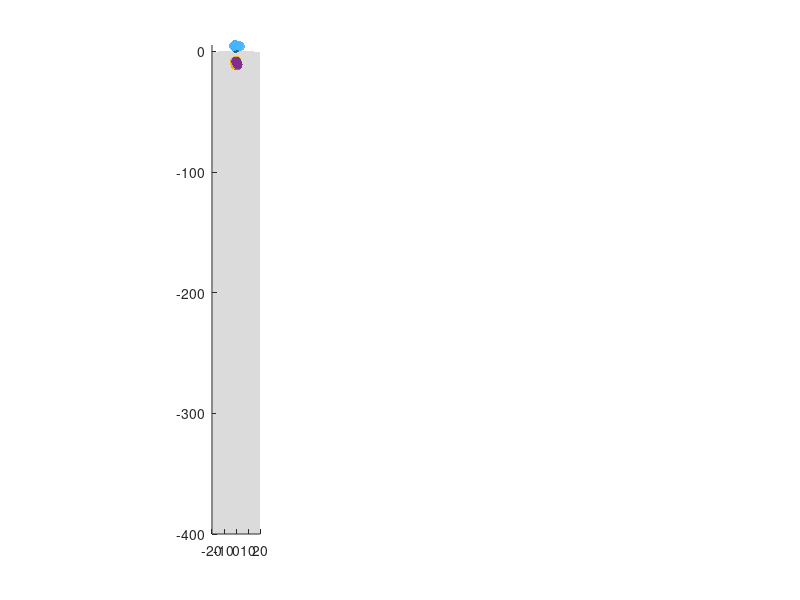

This figure's MATLAB source: (Note: this script raises an error after producing the figure.)
clc;
clear;
% % dataXfovX = [pd_perp.mu, pd_perp.std, pd_par.mu, pd_par.std];
%% record data in here (archive on 03202024)
% % dataXfovX = [pd_perp_mu, pd_perp_std, pd_par_mu, pd_par_std];
% % poly-rA
% data2fov1 = [-9.88915, 60.0922, 0.472261, 71.2736]; % 21805 filtered locs -> 14780 displacement
% data2fov2 = [-7.96487, 60.3473, 0.346238, 69.7554]; % 10938 filtered locs -> 7498 displacement
% data2fov3 = [-9.45419, 61.1244, -0.064221, 70.6412]; % 10938 filtered locs -> 7498 displacement
% data2fov4 = [-8.80277, 60.0802 , -0.957763, 67.0644]; % 8833 filtered locs -> 5802 displacement
% data2fov5 = [-5.5243, 58.2734 , 0.2114, 67.2948]; % 23923 filtered locs -> 14249 displacement
% data2fov6 = [-6.5121, 58.6493 , -0.3906, 67.9123]; % 8833 filtered locs -> 5802 displacement
% 
% % poly-A/C - dense/dilute interface
% data8fov1_dilute = [-8.01757, 56.6587, 0.105483, 69.2333]; % 28134 filtered locs -> 17533 select locs  -> 11713 displacement
% data8fov2_dilute = [-8.39647, 55.2783, -0.215987, 68.8026]; % 42977 filtered locs -> 27476 select locs  -> 18613 displacement
% data8fov3_dilute = [-5.5103,  57.6529, 0.5742, 70.2485]; %  37917 filtered locs -> 21192 select locs  ->  13093 displacement
% data8fov4_dilute = [-5.7822,  56.4833, -0.7856, 67.4243]; % 19462 filtered locs -> 8835 select locs  -> 5156 displacement
% data8fov5_dilute = [-6.0164, 58.2513, -1.7599, 70.9407]; % 30205 filtered locs -> 13209 select locs  -> 8056 displacement
% data8fov6_dilute = [-9.8760, 55.8450, -0.2056, 69.1344]; % 31400 filtered locs -> 23461 select locs  -> 15560 displacement
% 
% % poly-A/C - dense/dense interface
% data8fov1_dense = [-8.61048, 56.8856, 2.40248, 65.6279]; % 28649 filtered locs -> 6690 select locs  -> 4337 displacement
% data8fov2_dense = [-8.14283, 55.5028, 0.948663, 68.0059]; % 21805 filtered locs -> 11132 select locs  -> 7552 displacement
% data8fov3_dense = [-6.2118, 56.5870, -0.3629, 67.1111]; % 37917 filtered locs -> 11345 select locs  -> 7143 displacement
% data8fov4_dense = [-5.5064, 57.9408, -1.0704, 67.7246]; % 19462 filtered locs -> 6551 select locs  -> 4057 displacement
% data8fov5_dense = [-6.1125, 58.0106, -0.6116, 69.1531]; % 30205 filtered locs -> 10652 select locs  -> 6669 displacement
% data8fov6_dense = [-9.7054, 54.2694, -0.5028, 64.3974]; % 31400 filtered locs -> 4262 select locs  -> 2766 displacement
% 

%% archives 20240401
% data_pA = [...
%     -10.4457185491371	59.9174518845295	0.491585183076329	71.4104894832901;... %data2 fov1
%     -8.66586499482549	60.0707976504147	0.379980394023473	69.7853514385214;... %data2 fov3
%     -10.1480887570246	60.7208268934696	0.138714505044242	70.8708720859766;... %data2 fov3
%     -9.08542830805685	59.8476228470827	-0.651203335940006	67.3755523814805;... %data2 fov4
%     -5.92457098862328	58.2801637936987	0.297309053716991	67.3352266755272;... %data2 fov5
%     -7.46805544320773	58.4858737383737	-0.387275736418306	68.2084344092763];   %data2 fov6
% data_pAC_dilute = [...
%     -8.58806929633013	56.6744669048224	0.223798258927945	69.7519527865479;... %data8 fov1 dil-dense
%     -8.59484173958744	55.1721386268426	-0.323063108528591	69.4353471723666;... %data8 fov2 dil-dense
%     -7.16834471083744	57.5603290284730	0.0598445975148858	71.4453030432343;... %data8 fov3 dil-dense
%     -7.30830739760044	56.3152576754586	-0.965319326324268	67.9770944314955;... %data8 fov4 dil-dense
%     -7.80623139941412	58.2080109081075	-1.72503615565139	72.2352209353512;... %data8 fov5 dil-dense
%     -9.96142877434737	55.8141503818743	-0.744919870173135	69.4163545203878];   %data8 fov6 dil-dense
% data_pAC_dense = [...
%     -8.39865510121827	57.4383385786471	0.932205765338908	66.5052299232206;... %data8 fov1 dense-dense
%     -8.36086784035328	55.2306953490672	0.993603258762359	69.2404833161449;... %data8 fov2 dense-dense
%     -7.58167812108896	55.9430755206063	0.100040663390059	68.8549303909478;... %data8 fov3 dense-dense
%     -7.02903012637729	57.7724999922259	0.405737379674338	68.6930629519161;... %data8 fov4 dense-dense
%     -7.34547109264620	57.8978189971687	0.152586626430636	70.3319599811618;... %data8 fov5 dense-dense
%     -9.32548329524272	54.3667656504501	0.311591435978006	65.5685022948159];   %data8 fov6 dense-dense

%%
data_pA = [...
    -11.8717536508830	59.2897434779593	0.847201953406734	71.8910639673408;... %data2 fov1
    -9.87719329527907	59.5968783466060	0.178698353220908	70.2147600699087;... %data2 fov2
    -11.5062626647334	60.0996643192910	0.172646598390231	71.2592075010529;... %data2 fov3
    -11.0461520727166	58.6345455900120	-0.546751168758521	67.9646338449999;... %data2 fov4
    -8.43296208954686	56.7206060642873	0.0582191940274565	67.9974244461784;... %data2 fov5
    -9.06426022328209	57.3926932670637	-0.785676082547558	68.7902279204900];   %data2 fov6
data_pAC_dilute = [...
    -9.64444268346021	55.6906581519866	0.140006568390980	70.1907874573259;... %data8 fov1 dil-dense
    -9.77491691707286	53.7019873801577	-0.373707382356111	69.7912119566707;... %data8 fov2 dil-dense
    -7.76587511481407	57.0689191876785	0.244736422561374	71.6405182895601;... %data8 fov3 dil-dense
    -8.33337385497666	55.8590194328317	-1.13029390227492	68.1295150545832;... %data8 fov4 dil-dense
    -8.42836104270591	57.6612501099518	-1.38586551836882	72.2498828511650;... %data8 fov5 dil-dense
    -11.1443983219478	54.7556796028291	-0.672628190820923	69.8865879664063];   %data8 fov6 dil-dense
data_pAC_dense = [...
    -9.95576258847996	56.0039174777834	0.672600092404191	66.8213097001604;... %data8 fov1 dense-dense
    -10.1985300896940	53.7659715499069	1.05397904463066	69.3970684625417;... %data8 fov2 dense-dense
    -8.45714288735698	55.3738974470255	0.142496893912633	68.9264943294344;... %data8 fov3 dense-dense
    -8.72929594686483	56.7679463678691	0.380633596148314	68.4752220030690;... %data8 fov4 dense-dense
    -8.21412544979082	57.1484446625007	-0.0918348370767480	70.0362552262432;... %data8 fov5 dense-dense
    -11.1229980322743	52.4209921246758	1.38805082212181	65.6756880928280];   %data8 fov6 dense-dense

%%
data_pA_center = [...
    6.69661571328870	64.2442218342126	-2.94579499623708	65.5584469605323;...
    6.43652365052650	63.6279293217139	1.68074518459540	66.0927843908356;...
    4.96478475065242	66.2865533442182	-1.95051332886047	66.0516293258239;...
    3.29063620738133	65.5866735227434	-2.59237208917513	62.6871308726359;...
    7.40378158474125	64.1907797080994	1.15998337747781	63.8052363072165;...
    4.54920003502465	62.9971068548169	1.06707715110934	64.0910497199180];   %data2 fov6
data_pAC_center = [...
    6.33390950817566	65.7804431257853	1.34615552238344	65.0924508306108;...
    3.74280110494122	65.4139435433709	0.642034289403216	65.4998886365753;...
    12.5681862240026	66.5521651183268	0.202867444102089	67.8684046382729;...
    10.8316435120228	63.2408539402345	-0.703158116349525	66.5362610897537;...
    12.9210202811805	67.7452656028704	-1.05959269385531	70.2211495605060;...
    2.86349736182797	64.2307282675513	-1.08854038602411	63.8574020089196];  

%%
% simData =[0; 35; 45; 55; 65; 75];
% simDataResults = [...
%      -0.1948   23.4026    0.4606   23.4110;... %static
%      2.4169   45.4284    0.2014   46.2370;...  %iso 35
%      3.7593   54.1552    0.7251   54.2738;...  %iso 45
%      4.2726   61.3313    0.1789   59.9501;...  %iso 55
%      5.5017   67.5373   -0.4018   68.7968;...  %iso 65
%      4.1236   73.2598   -0.5623   73.8766];    %iso 75

%% 4000 jumps per group (0320 data)
% simDataGroups =[0; 0; 35;35;35; 45;45;45; 55;55;55; 65;65;65; 75;75;75];
% simDataGroupsResults = [...
%      -0.4295   23.4496    0.4291   23.3129;... %static
%      0.4896   23.2410    0.0879   23.7718;... %static
%      ...
%      3.1106   45.5338    0.3752   46.3944;...  %iso 35
%      0.8316   45.4273    0.3900   45.6090;...  %iso 35
%      1.5452   45.9119   -0.7354   45.8865;...  %iso 35
%      ...
%      3.9577   54.3653    0.9841   54.0932;...  %iso 45
%      2.6931   53.2650   -0.2256   53.3906;...  %iso 45
%      2.9846   53.9467    0.3723   54.2595;...  %iso 45
%      ...
%      4.2456   61.6943   -0.1278   60.1065;...  %iso 55
%      4.1750   60.7749    0.0253   61.2117;...  %iso 55
%      2.6828   60.7500   -1.0491   62.0551;...  %iso 55
%      ...
%      5.7915   67.3532   -0.4916   68.2567;...  %iso 65
%      4.6038   68.8346    0.2200   69.6483;...  %iso 65
%      4.9698   68.1026   -0.0030   68.4435;...  %iso 65
%      ...
%      3.9979   72.6560    0.0242   73.8703;...  %iso 75
%      5.3560   75.4868   -1.3309   74.0779;...  %iso 75
%      3.5319   74.8857    3.4400   74.9433];    %iso 75

%% 4000 jumps per group (0328 data)
simDataGroups =[0;0; 0;0;0; 35;35;35; 45;45;45; 50;50;50;50;50; 55;55;55; ...65;65;65;
    65;65;65;65;65; 75;75;75];
simDataGroupsResults = [...
     -0.4295   23.4496    0.4291   23.3129;... %static
     0.4896   23.2410    0.0879   23.7718;... %static
     ...
     0.7009   22.8729    0.0505   23.3415;... %static
     0.1377   23.3845   -0.4889   23.7418;... %static
     0.0411   23.4858    0.2888   23.8098;... %static
     ...
     3.1106   45.5338    0.3752   46.3944;...  %iso 35
     0.8316   45.4273    0.3900   45.6090;...  %iso 35
     1.5452   45.9119   -0.7354   45.8865;...  %iso 35
     ...
     3.9577   54.3653    0.9841   54.0932;...  %iso 45
     2.6931   53.2650   -0.2256   53.3906;...  %iso 45
     2.9846   53.9467    0.3723   54.2595;...  %iso 45
     ...
     3.4938   57.8745    0.1888   56.9158;...  %iso 50
     2.8270   57.8910   -0.3643   58.0431;...  %iso 50
     3.1871   57.6251    0.1712   57.4410;...  %iso 50
     5.1890   58.0014   -1.1683   56.8878;...  %iso 50
     3.6037   57.4105    0.0698   58.5983;...  %iso 50
     ...
     4.2456   61.6943   -0.1278   60.1065;...  %iso 55
     4.1750   60.7749    0.0253   61.2117;...  %iso 55
     2.6828   60.7500   -1.0491   62.0551;...  %iso 55
     ...
     % 5.7915   67.3532   -0.4916   68.2567;...  %iso 65
     % 4.6038   68.8346    0.2200   69.6483;...  %iso 65
     % 4.9698   68.1026   -0.0030   68.4435;...  %iso 65
     ...
     4.9146   68.0136    0.0193   67.5259;...  %iso 65 (new data)
     4.1185   69.0463    3.3844   67.8286;...  %iso 65
     5.0331   67.7451    1.4734   68.2338;...  %iso 65
     5.2708   68.9428   -0.7598   68.3880;...  %iso 65
     4.4129   68.9013   -1.9455   69.3028;...  %iso 65 (new data)
     ...
     3.9979   72.6560    0.0242   73.8703;...  %iso 75
     5.3560   75.4868   -1.3309   74.0779;...  %iso 75
     3.5319   74.8857    3.4400   74.9433];    %iso 75
  
%% color pallete

ADilColor = [0.8500 0.3250 0.0980];
CDilColor = [0.9290 0.6940 0.1250];
ACColor = [0.4940 0.1840 0.5560];

SimColor = [0 0.4470 0.7410];

SimColorBase = [70 180 255]/255;

SimMap = [linspace(0,SimColorBase(1),18)', linspace(0,SimColorBase(2),18)', linspace(0,SimColorBase(3),18)'];
% figure; colormap(SimMap), colorbar;

SimColor75 = SimMap(end,:);
SimColor65 = SimMap(end-2,:);
SimColor55 = SimMap(end-4,:);
SimColor50 = SimMap(end-5,:);
SimColor45 = SimMap(end-6,:);
SimColor35 = SimMap(end-8,:);
SimColor0 = SimMap(end-15,:);

perpTextColor= [147 10 28]/255; parTextColor =[10 83 84]/255;

%% scatter the data plots
R_circ = 1000;
XC_circ = 0;
YC_circ = -R_circ;
x_circ_max = 20;
x_circ = linspace(-x_circ_max,x_circ_max,200);
y_circ = sqrt(R_circ^2-x_circ.^2)+YC_circ;

markerSize = 50; markeeralpha = 0.9;

Fig = figure('Position',[400, 200, 1150, 375]);
subplot(121); hold on, axis image;
fill([x_circ, fliplr(x_circ)], [y_circ, -400*ones(size(y_circ))], [0.3 0.3 0.3],'FaceAlpha',0.2,'EdgeColor','none');

s1 = scatter(data_pA(:,3), data_pA(:,1),markerSize,...
    'filled','MarkerFaceColor',ADilColor,'MarkerFaceAlpha',markeeralpha,'DisplayName','pA-dil');
s2 = scatter(data_pAC_dilute(:,3), data_pAC_dilute(:,1),markerSize,...
    'filled','MarkerFaceColor',CDilColor,'MarkerFaceAlpha',markeeralpha,'DisplayName','pA-pC-dil');
s3 = scatter(data_pAC_dense(:,3), data_pAC_dense(:,1),markerSize,...
    'filled','MarkerFaceColor',ACColor,'MarkerFaceAlpha',markeeralpha,'DisplayName','pA-pC');
% s4 = scatter(simDataResults(2:end,3), simDataResults(2:end,1),'filled','MarkerFaceColor',SimColor,'DisplayName','simulate');
% s4 = scatter(simDataGroupsResults(9:end,3), simDataGroupsResults(9:end,1),'filled','MarkerFaceColor',SimColor,'MarkerFaceAlpha',0.8,'DisplayName','simulate');

s50 = scatter(simDataGroupsResults(simDataGroups(:,1)==50,3), simDataGroupsResults(simDataGroups(:,1)==50,1),markerSize,...
    'filled','MarkerFaceColor',SimColor35,'MarkerFaceAlpha',markeeralpha,'DisplayName','sim, \sigma=50');
s65 = scatter(simDataGroupsResults(simDataGroups(:,1)==65,3), simDataGroupsResults(simDataGroups(:,1)==65,1),markerSize,...
    'filled','MarkerFaceColor',SimColor75,'MarkerFaceAlpha',markeeralpha,'DisplayName','sim, \sigma=65');


ax = gca;
ax.YAxisLocation= 'origin';
ax.XAxisLocation= 'origin';
ax.YColor = perpTextColor;
ax.XColor = parTextColor;
ax.FontSize = 12;
ax.LineWidth = 1.3;
ax.FontWeight = 'bold';


% plot(x_circ,y_circ,'Color',[0.15,0.15,0.15],'LineStyle','--','LineWidth',2,'DisplayName',"Interface curvature");

xlabel({"parallel", "mean"},'Position',[19,5,-1],'Color', parTextColor,'HorizontalAlignment','right');
ylabel("perpendicular mean",'Rotation',90,'Position',[1,-12.5,-1],'Color',perpTextColor);
xlim([-x_circ_max,x_circ_max]); ylim([-14,8]);
legend([s1,s2,s3,s50, s65],'Location',"southeast",'FontWeight','normal','FontSize',12,'LineWidth',0.5);

text(-19,-1.2,'dense','FontSize',12,'HorizontalAlignment','left');
text(-19,1.2,'dilute','FontSize',12,'HorizontalAlignment','left');


x_lin_min = 48;
x_lin_max = 82;
x_lin = linspace(x_lin_min,x_lin_max,100);
y_lin = x_lin;

subplot(122); hold on, axis image;
plot(x_lin,y_lin,'Color',[0.15,0.15,0.15],'LineStyle','--','LineWidth',2);
s1 = scatter(data_pA(:,4), data_pA(:,2),markerSize,...
    'filled','MarkerFaceColor',ADilColor,'MarkerFaceAlpha',markeeralpha,'DisplayName','pA-dil');
s2 = scatter(data_pAC_dilute(:,4), data_pAC_dilute(:,2),markerSize,...
    'filled','MarkerFaceColor',CDilColor,'MarkerFaceAlpha',markeeralpha,'DisplayName','pA-pC-dil');
s3 = scatter(data_pAC_dense(:,4), data_pAC_dense(:,2),markerSize,...
    'filled','MarkerFaceColor',ACColor,'MarkerFaceAlpha',markeeralpha,'DisplayName','pA-pC');
% s4 = scatter(simDataResults(2:end,4), simDataResults(2:end,2),'filled','MarkerFaceColor',SimColor,'DisplayName','simulate');
% s4 = scatter(simDataGroupsResults(9:end,4), simDataGroupsResults(9:end,2),'filled','MarkerFaceColor',SimColor,'MarkerFaceAlpha',0.8,'DisplayName','simulate');
s50 = scatter(simDataGroupsResults(simDataGroups(:,1)==50,4), simDataGroupsResults(simDataGroups(:,1)==50,2),markerSize,...
    'filled','MarkerFaceColor',SimColor35,'MarkerFaceAlpha',markeeralpha,'DisplayName','sim, \sigma=50');
s65 = scatter(simDataGroupsResults(simDataGroups(:,1)==65,4), simDataGroupsResults(simDataGroups(:,1)==65,2),markerSize,...
    'filled','MarkerFaceColor',SimColor75,'MarkerFaceAlpha',markeeralpha,'DisplayName','sim, \sigma=65');


xlim([x_lin_min,x_lin_max]); ylim([x_lin_min,x_lin_max]);
xlabel("parallel \sigma",'Position',[56.7,51.2,-1],'Color', parTextColor);
ylabel("perpendicular \sigma",'Position',[51.2,60.5,-1],'Color', perpTextColor);
legend([s1,s2,s3,s50, s65],'Location','northwest','FontWeight','normal','FontSize',12,'LineWidth',0.5);

ax = gca;
ax.YAxisLocation= 'origin';
ax.YColor = perpTextColor;
ax.XColor = parTextColor;
ax.FontSize = 12;
ax.LineWidth = 1.3;
ax.FontWeight = 'bold';

%%
figureSaveDirectory = "C:\Users\q.yuanxin\Box\LewLab_Yuanxin\Projects\RNA condensates - poly-rA interface diffusion\figures";
imgName =  "Scatter of the estimates";

exportgraphics(Fig,strcat(figureSaveDirectory,'\',imgName,'.pdf'),'ContentType','vector','Resolution',600);
%% scatter the data plots - center data
R_circ = 1000;
XC_circ = 0;
YC_circ = -R_circ;
x_circ_max = 20;
x_circ = linspace(-x_circ_max,x_circ_max,200);
y_circ = sqrt(R_circ^2-x_circ.^2)+YC_circ;

markerSize = 50; markeeralpha = 0.9;

Fig = figure('Position',[400, 200, 1150, 375]);
subplot(121); hold on, axis image;
fill([x_circ, fliplr(x_circ)], [y_circ, -400*ones(size(y_circ))], [0.3 0.3 0.3],'FaceAlpha',0.2,'EdgeColor','none');

s1 = scatter(data_pA(:,3), data_pA(:,1),markerSize,...
    'filled','MarkerFaceColor',ADilColor,'MarkerFaceAlpha',markeeralpha,'DisplayName','pA-dil');
s2 = scatter(data_pAC_dilute(:,3), data_pAC_dilute(:,1),markerSize,...
    'filled','MarkerFaceColor',CDilColor,'MarkerFaceAlpha',markeeralpha,'DisplayName','pA-pC-dil');
s3 = scatter(data_pAC_dense(:,3), data_pAC_dense(:,1),markerSize,...
    'filled','MarkerFaceColor',ACColor,'MarkerFaceAlpha',markeeralpha,'DisplayName','pA-pC');

s5 = scatter(data_pA_center(:,3), data_pA_center(:,1),markerSize,...
    'filled','MarkerFaceColor',SimColor35,'MarkerFaceAlpha',markeeralpha,'DisplayName','pA-interior');
s6 = scatter(data_pAC_center(:,3), data_pAC_center(:,1),markerSize,...
    'filled','MarkerFaceColor',SimColor75,'MarkerFaceAlpha',markeeralpha,'DisplayName','pA-pC-interior');


ax = gca;
ax.YAxisLocation= 'origin';
ax.XAxisLocation= 'origin';
ax.YColor = perpTextColor;
ax.XColor = parTextColor;
ax.FontSize = 12;
ax.LineWidth = 1.3;
ax.FontWeight = 'bold';


% plot(x_circ,y_circ,'Color',[0.15,0.15,0.15],'LineStyle','--','LineWidth',2,'DisplayName',"Interface curvature");

xlabel({"parallel", "mean"},'Position',[19,5,-1],'Color', parTextColor,'HorizontalAlignment','right');
ylabel("perpendicular mean",'Rotation',90,'Position',[1,-12.5,-1],'Color',perpTextColor);
xlim([-x_circ_max,x_circ_max]); ylim([-14,8]);
legend([s1,s2,s3,s5, s6],'Location',"southeast",'FontWeight','normal','FontSize',12,'LineWidth',0.5);

text(-19,-1.2,'dense','FontSize',12,'HorizontalAlignment','left');
text(-19,1.2,'dilute','FontSize',12,'HorizontalAlignment','left');


x_lin_min = 48;
x_lin_max = 82;
x_lin = linspace(x_lin_min,x_lin_max,100);
y_lin = x_lin;

subplot(122); hold on, axis image;
plot(x_lin,y_lin,'Color',[0.15,0.15,0.15],'LineStyle','--','LineWidth',2);
s1 = scatter(data_pA(:,4), data_pA(:,2),markerSize,...
    'filled','MarkerFaceColor',ADilColor,'MarkerFaceAlpha',markeeralpha,'DisplayName','pA-dil');
s2 = scatter(data_pAC_dilute(:,4), data_pAC_dilute(:,2),markerSize,...
    'filled','MarkerFaceColor',CDilColor,'MarkerFaceAlpha',markeeralpha,'DisplayName','pA-pC-dil');
s3 = scatter(data_pAC_dense(:,4), data_pAC_dense(:,2),markerSize,...
    'filled','MarkerFaceColor',ACColor,'MarkerFaceAlpha',markeeralpha,'DisplayName','pA-pC');
s5 = scatter(data_pA_center(:,4), data_pA_center(:,2),markerSize,...
    'filled','MarkerFaceColor',SimColor35,'MarkerFaceAlpha',markeeralpha,'DisplayName','pA-interior');
s6 = scatter(data_pAC_center(:,4), data_pAC_center(:,2),markerSize,...
    'filled','MarkerFaceColor',SimColor75,'MarkerFaceAlpha',markeeralpha,'DisplayName','pA-pC-interior');



xlim([x_lin_min,x_lin_max]); ylim([x_lin_min,x_lin_max]);
xlabel("parallel \sigma",'Position',[56.7,51.2,-1],'Color', parTextColor);
ylabel("perpendicular \sigma",'Position',[51.2,60.5,-1],'Color', perpTextColor);
legend([s1,s2,s3,s5, s6],'Location','northwest','FontWeight','normal','FontSize',12,'LineWidth',0.5);

ax = gca;
ax.YAxisLocation= 'origin';
ax.YColor = perpTextColor;
ax.XColor = parTextColor;
ax.FontSize = 12;
ax.LineWidth = 1.3;
ax.FontWeight = 'bold';

%%
figureSaveDirectory = "C:\Users\q.yuanxin\Box\LewLab_Yuanxin\Projects\RNA condensates - poly-rA interface diffusion\figures";
imgName =  "Scatter of the estimates - interface_interior";

exportgraphics(Fig,strcat(figureSaveDirectory,'\',imgName,'.pdf'),'ContentType','vector','Resolution',600);

%%
Fig = figure('Position',[400, 200, 400, 435]);

x_lin_min = -5;
x_lin_max = 95;
x_lin = linspace(x_lin_min,x_lin_max,100);
y_lin = x_lin;

hold on, axis image;
plot(x_lin,x_lin,"Color",[0.75 0.15 0.15],'LineStyle','--','LineWidth',2);

markerSize = 50; markeeralpha = 0.8;
% scatter(simData(1:end-1),(simDataResults(1:end-1,4)+simDataResults(1:end-1,2))/2,40,'filled','MarkerFaceColor',SimColor,'MarkerFaceAlpha',0.8,'DisplayName','sim');
s0 = scatter(simDataGroups(simDataGroups(:,1)==0),...
    (simDataGroupsResults(simDataGroups(:,1)==0,4)+simDataGroupsResults(simDataGroups(:,1)==0,2))/2,markerSize,...
    'filled','MarkerFaceColor',SimColor0,'MarkerFaceAlpha',markeeralpha,'DisplayName','\sigma=0');
s35 = scatter(simDataGroups(simDataGroups(:,1)==35),...
    (simDataGroupsResults(simDataGroups(:,1)==35,4)+simDataGroupsResults(simDataGroups(:,1)==35,2))/2,markerSize,...
    'filled','MarkerFaceColor',SimColor35,'MarkerFaceAlpha',markeeralpha,'DisplayName','\sigma=35');
s45 = scatter(simDataGroups(simDataGroups(:,1)==45),...
    (simDataGroupsResults(simDataGroups(:,1)==45,4)+simDataGroupsResults(simDataGroups(:,1)==45,2))/2,markerSize,...
    'filled','MarkerFaceColor',SimColor45,'MarkerFaceAlpha',markeeralpha,'DisplayName','\sigma=45');
s50 = scatter(simDataGroups(simDataGroups(:,1)==50),...
    (simDataGroupsResults(simDataGroups(:,1)==50,4)+simDataGroupsResults(simDataGroups(:,1)==50,2))/2,markerSize,...
    'filled','MarkerFaceColor',SimColor50,'MarkerFaceAlpha',markeeralpha,'DisplayName','\sigma=50');
s55 = scatter(simDataGroups(simDataGroups(:,1)==55),...
    (simDataGroupsResults(simDataGroups(:,1)==55,4)+simDataGroupsResults(simDataGroups(:,1)==55,2))/2,markerSize,...
    'filled','MarkerFaceColor',SimColor55,'MarkerFaceAlpha',markeeralpha,'DisplayName','\sigma=55');
s65 = scatter(simDataGroups(simDataGroups(:,1)==65),...
    (simDataGroupsResults(simDataGroups(:,1)==65,4)+simDataGroupsResults(simDataGroups(:,1)==65,2))/2,markerSize,...
    'filled','MarkerFaceColor',SimColor65,'MarkerFaceAlpha',markeeralpha,'DisplayName','\sigma=65');
s75 = scatter(simDataGroups(simDataGroups(:,1)==75),...
    (simDataGroupsResults(simDataGroups(:,1)==75,4)+simDataGroupsResults(simDataGroups(:,1)==75,2))/2,markerSize,...
    'filled','MarkerFaceColor',SimColor75,'MarkerFaceAlpha',markeeralpha,'DisplayName','\sigma=75');

% newSimMap = [linspace(SimColor0(1), SimColor75(1), 16)', linspace(SimColor0(2), SimColor75(2), 16)',linspace(SimColor0(3), SimColor75(3), 16)'];
% hcb=colorbar('east','Position',[0.73,0.24,0.06,0.6]); colormap(newSimMap); clim([-2.5,77.5]);
% hcb.Title.String = 'GT \sigma';
% set(hcb,'XTick',0:5:75, 'XTickLabel',{'0','','','','','','','35','','45','50','55','','65','','75'},'fontWeight',"bold");

legend([s75, s65, s55, s50, s45, s35, s0],'Position',[0.64,0.27,0.23,0.32],'FontWeight','normal','FontSize',12,'LineWidth',0.5);

xlim([min(x_lin),max(x_lin)]); ylim([min(y_lin),max(y_lin)]);
xlabel("GT",'Position',[93,1,-1],'FontWeight','bold');
ylabel("Estimated",'Rotation',90,'Position',[2,66,-1],'FontWeight','bold');
set(gca,"XAxisLocation",'origin',"YAxisLocation",'origin','FontSize',12)
set(gca,"XTick",[0,35,55,75]);

ax = gca;
ax.YAxisLocation= 'origin';
ax.FontSize = 12;
ax.LineWidth = 1.2;
% ax.FontWeight = 'bold';

% legend();

%%
figureSaveDirectory = "C:\Users\q.yuanxin\Box\LewLab_Yuanxin\Projects\RNA condensates - poly-rA interface diffusion\figures";
imgName =  "Simulate results - set displm and est displm";

exportgraphics(Fig,strcat(figureSaveDirectory,'\',imgName,'.pdf'),'ContentType','vector','Resolution',600);


%%

markerSize = 50; markeeralpha = 0.9;

Fig = figure('Position',[400, 200, 1150, 375]);
subplot(121); hold on, axis image;
fill([x_circ, fliplr(x_circ)], [y_circ, -400*ones(size(y_circ))], [0.3 0.3 0.3],'FaceAlpha',0.2,'EdgeColor','none');

s0 = scatter(simDataGroupsResults(simDataGroups(:,1)==0,3), simDataGroupsResults(simDataGroups(:,1)==0,1),markerSize,...
    'filled','MarkerFaceColor',SimColor0,'MarkerFaceAlpha',markeeralpha,'DisplayName','\sigma=0');
s35 = scatter(simDataGroupsResults(simDataGroups(:,1)==35,3), simDataGroupsResults(simDataGroups(:,1)==35,1),markerSize,...
    'filled','MarkerFaceColor',SimColor35,'MarkerFaceAlpha',markeeralpha,'DisplayName','\sigma=35');
s45 = scatter(simDataGroupsResults(simDataGroups(:,1)==45,3), simDataGroupsResults(simDataGroups(:,1)==45,1),markerSize,...
    'filled','MarkerFaceColor',SimColor45,'MarkerFaceAlpha',markeeralpha,'DisplayName','\sigma=45');
s55 = scatter(simDataGroupsResults(simDataGroups(:,1)==55,3), simDataGroupsResults(simDataGroups(:,1)==55,1),markerSize,...
    'filled','MarkerFaceColor',SimColor55,'MarkerFaceAlpha',markeeralpha,'DisplayName','\sigma=55');
s75 = scatter(simDataGroupsResults(simDataGroups(:,1)==75,3), simDataGroupsResults(simDataGroups(:,1)==75,1),markerSize,...
    'filled','MarkerFaceColor',SimColor75,'MarkerFaceAlpha',markeeralpha,'DisplayName','\sigma=75');
s50 = scatter(simDataGroupsResults(simDataGroups(:,1)==50,3), simDataGroupsResults(simDataGroups(:,1)==50,1),markerSize,...
    'filled','MarkerFaceColor',SimColor50,'MarkerFaceAlpha',markeeralpha,'DisplayName','\sigma=50');
s65 = scatter(simDataGroupsResults(simDataGroups(:,1)==65,3), simDataGroupsResults(simDataGroups(:,1)==65,1),markerSize,...
    'filled','MarkerFaceColor',SimColor65,'MarkerFaceAlpha',markeeralpha,'DisplayName','\sigma=65');


ax = gca;
ax.YAxisLocation= 'origin';
ax.XAxisLocation= 'origin';
ax.YColor = perpTextColor;
ax.XColor = parTextColor;
ax.FontSize = 12;
ax.LineWidth = 1.3;
ax.FontWeight = 'bold';


% plot(x_circ,y_circ,'Color',[0.15,0.15,0.15],'LineStyle','--','LineWidth',2,'DisplayName',"Interface curvature");

xlabel({"parallel", "mean"},'Position',[14.5,0,-1],'Color', parTextColor,'HorizontalAlignment','right');
ylabel("perpendicular mean",'Rotation',90,'Position',[0.8,-3.1,-1],'Color',perpTextColor);
xlim([-15,15]); ylim([-4,10]); yticks(-2:2:8);
legend([s75, s65, s55, s50, s45, s35, s0],'Location',"southoutside",'FontWeight','normal','FontSize',12,'LineWidth',0.5,'Orientation',"horizontal",'NumColumns',4);

text(-14.5,-0.8,'dense','FontSize',12,'HorizontalAlignment','left');
text(-14.5,0.8,'dilute','FontSize',12,'HorizontalAlignment','left');

% 
% xlabel("parallel mean",'Position',[13.5,-11,-1],'Color', parTextColor);
% ylabel("perpendicular mean",'Rotation',90,'Position',[1,-12.5,-1],'Color',perpTextColor);
% xlim([-x_circ_max,x_circ_max]); ylim([-14,8]);
% legend([s1,s2,s3,s4],'Location',"southwest",'FontWeight','normal','FontSize',12,'LineWidth',0.5);
% 
% text(19,-1.2,'dense','FontSize',12,'HorizontalAlignment','right');
% text(19,1.2,'dilute','FontSize',12,'HorizontalAlignment','right');



x_lin_min = -5;
x_lin_max = 85;
x_lin = linspace(x_lin_min,x_lin_max,100);
y_lin = x_lin;

subplot(122); hold on, axis image;
plot(x_lin,y_lin,'Color',[0.15,0.15,0.15],'LineStyle','--','LineWidth',2);

s0 = scatter(simDataGroupsResults(simDataGroups(:,1)==0,4), simDataGroupsResults(simDataGroups(:,1)==0,2),markerSize,...
    'filled','MarkerFaceColor',SimColor0,'MarkerFaceAlpha',markeeralpha,'DisplayName','\sigma=0');
s35 = scatter(simDataGroupsResults(simDataGroups(:,1)==35,4), simDataGroupsResults(simDataGroups(:,1)==35,2),markerSize,...
    'filled','MarkerFaceColor',SimColor35,'MarkerFaceAlpha',markeeralpha,'DisplayName','\sigma=35');
s45 = scatter(simDataGroupsResults(simDataGroups(:,1)==45,4), simDataGroupsResults(simDataGroups(:,1)==45,2),markerSize,...
    'filled','MarkerFaceColor',SimColor45,'MarkerFaceAlpha',markeeralpha,'DisplayName','\sigma=45');
s55 = scatter(simDataGroupsResults(simDataGroups(:,1)==55,4), simDataGroupsResults(simDataGroups(:,1)==55,2),markerSize,...
    'filled','MarkerFaceColor',SimColor55,'MarkerFaceAlpha',markeeralpha,'DisplayName','\sigma=55');
s75 = scatter(simDataGroupsResults(simDataGroups(:,1)==75,4), simDataGroupsResults(simDataGroups(:,1)==75,2),markerSize,...
    'filled','MarkerFaceColor',SimColor75,'MarkerFaceAlpha',markeeralpha,'DisplayName','\sigma=75');

s50 = scatter(simDataGroupsResults(simDataGroups(:,1)==50,4), simDataGroupsResults(simDataGroups(:,1)==50,2),markerSize,...
    'filled','MarkerFaceColor',SimColor50,'MarkerFaceAlpha',markeeralpha,'DisplayName','\sigma=50');
s65 = scatter(simDataGroupsResults(simDataGroups(:,1)==65,4), simDataGroupsResults(simDataGroups(:,1)==65,2),markerSize,...
    'filled','MarkerFaceColor',SimColor65,'MarkerFaceAlpha',markeeralpha,'DisplayName','\sigma=65');


xlim([x_lin_min,x_lin_max]); ylim([x_lin_min,x_lin_max]);
xlabel("parallel \sigma",'Position',[34,2,-1],'Color', parTextColor);
ylabel("perpendicular \sigma",'Rotation',90,'Position',[2,13,-1],'Color', perpTextColor);
legend([s75, s65, s55, s50, s45, s35, s0],'Position',[0.78,0.20,0.076,0.37],'FontWeight','normal','FontSize',12,'LineWidth',0.5);

ax = gca;
ax.YAxisLocation= 'origin';
ax.XAxisLocation= 'origin';
ax.YColor = perpTextColor;
ax.XColor = parTextColor;
ax.FontSize = 12;
ax.LineWidth = 1.3;
ax.FontWeight = 'bold';

%%
figureSaveDirectory = "C:\Users\q.yuanxin\Box\LewLab_Yuanxin\Projects\RNA condensates - poly-rA interface diffusion\figures";
imgName =  "Scatter of the estimates - only simulations";

exportgraphics(Fig,strcat(figureSaveDirectory,'\',imgName,'.pdf'),'ContentType','vector','Resolution',600);














%
%%
%% scatter the data plots - with all sim data above 45

markerSize = 50; markeeralpha = 0.9;

Fig = figure('Position',[400, 200, 1150, 375]);
subplot(121); hold on, axis image;
fill([x_circ, fliplr(x_circ)], [y_circ, -400*ones(size(y_circ))], [0.3 0.3 0.3],'FaceAlpha',0.2,'EdgeColor','none');

s1 = scatter(data_pA(:,3), data_pA(:,1),markerSize,...
    'filled','MarkerFaceColor',ADilColor,'MarkerFaceAlpha',markeeralpha,'DisplayName','pA-dil');
s2 = scatter(data_pAC_dilute(:,3), data_pAC_dilute(:,1),markerSize,...
    'filled','MarkerFaceColor',CDilColor,'MarkerFaceAlpha',markeeralpha,'DisplayName','pA-pC-dil');
s3 = scatter(data_pAC_dense(:,3), data_pAC_dense(:,1),markerSize,...
    'filled','MarkerFaceColor',ACColor,'MarkerFaceAlpha',markeeralpha,'DisplayName','pA-pC');
% s4 = scatter(simDataResults(2:end,3), simDataResults(2:end,1),'filled','MarkerFaceColor',SimColor,'DisplayName','simulate');
s4 = scatter(simDataGroupsResults(9:end,3), simDataGroupsResults(9:end,1),markerSize,'filled','MarkerFaceColor',SimColor,'MarkerFaceAlpha',markeeralpha,'DisplayName','simulate');


ax = gca;
ax.YAxisLocation= 'origin';
ax.XAxisLocation= 'origin';
ax.YColor = perpTextColor;
ax.XColor = parTextColor;
ax.FontSize = 12;
ax.LineWidth = 1.3;
ax.FontWeight = 'bold';


% plot(x_circ,y_circ,'Color',[0.15,0.15,0.15],'LineStyle','--','LineWidth',2,'DisplayName',"Interface curvature");

xlabel({"parallel", "mean"},'Position',[19,5,-1],'Color', parTextColor,'HorizontalAlignment','right');
ylabel("perpendicular mean",'Rotation',90,'Position',[1,-12.5,-1],'Color',perpTextColor);
xlim([-x_circ_max,x_circ_max]); ylim([-14,8]);
legend([s1,s2,s3,s4],'Location',"southeast",'FontWeight','normal','FontSize',12,'LineWidth',0.5);

text(-19,-1.2,'dense','FontSize',12,'HorizontalAlignment','left');
text(-19,1.2,'dilute','FontSize',12,'HorizontalAlignment','left');

x_lin_min = 48;
x_lin_max = 82;
x_lin = linspace(x_lin_min,x_lin_max,100);
y_lin = x_lin;

subplot(122); hold on, axis image;
plot(x_lin,y_lin,'Color',[0.15,0.15,0.15],'LineStyle','--','LineWidth',2);
s1 = scatter(data_pA(:,4), data_pA(:,2),markerSize,...
    'filled','MarkerFaceColor',ADilColor,'MarkerFaceAlpha',markeeralpha,'DisplayName','pA-dil');
s2 = scatter(data_pAC_dilute(:,4), data_pAC_dilute(:,2),markerSize,...
    'filled','MarkerFaceColor',CDilColor,'MarkerFaceAlpha',markeeralpha,'DisplayName','pA-pC-dil');
s3 = scatter(data_pAC_dense(:,4), data_pAC_dense(:,2),markerSize,...
    'filled','MarkerFaceColor',ACColor,'MarkerFaceAlpha',markeeralpha,'DisplayName','pA-pC');
% s4 = scatter(simDataResults(2:end,4), simDataResults(2:end,2),'filled','MarkerFaceColor',SimColor,'DisplayName','simulate');
s4 = scatter(simDataGroupsResults(9:end,4), simDataGroupsResults(9:end,2),markerSize,'filled','MarkerFaceColor',SimColor,'MarkerFaceAlpha',markeeralpha,'DisplayName','simulate');


xlim([x_lin_min,x_lin_max]); ylim([x_lin_min,x_lin_max]);
xlabel("parallel \sigma",'Position',[56.7,51.2,-1],'Color', parTextColor);
ylabel("perpendicular \sigma",'Position',[51.2,60.5,-1],'Color', perpTextColor);
legend([s1,s2,s3,s4],'Location','northwest','FontWeight','normal','FontSize',12,'LineWidth',0.5);

ax = gca;
ax.YAxisLocation= 'origin';
ax.YColor = perpTextColor;
ax.XColor = parTextColor;
ax.FontSize = 12;
ax.LineWidth = 1.3;
ax.FontWeight = 'bold';

%%
figureSaveDirectory = "C:\Users\q.yuanxin\Box\LewLab_Yuanxin\Projects\RNA condensates - poly-rA interface diffusion\figures";
imgName =  "Scatter of the estimates - with all sim data above 45";

exportgraphics(Fig,strcat(figureSaveDirectory,'\',imgName,'.pdf'),'ContentType','vector','Resolution',600);